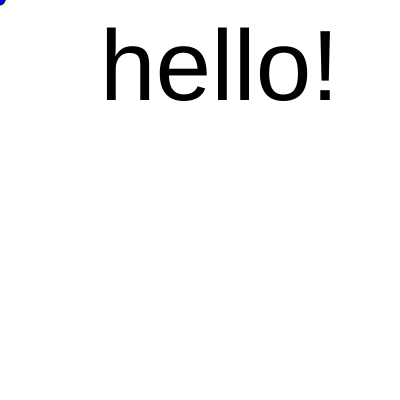
Frame 1 (no input)
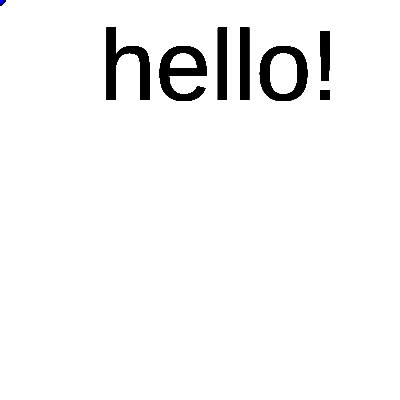
Frame 60 (no input)
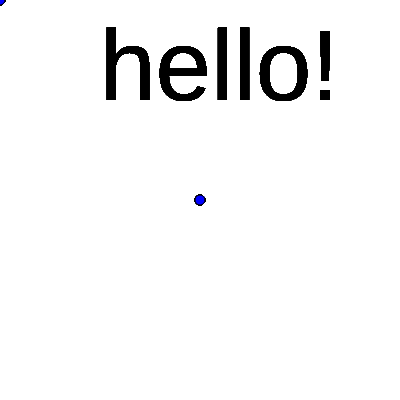
Frame 120 (the mouse pressed at the canvas centre since frame 60)

The p5.js sketch that drew these frames (run headless with seeded random() and noise() and a simulated clock; from frame 60 on, the mouse is pressed at the canvas centre):

// p5.js sketch
// ── sketch.js
function setup() {
  createCanvas(400, 400);
}

function draw() {
//  background(220);
  fill(0,0,255)
  ellipse(mouseX, mouseY, 10, 10);
  fill(0)
  textSize(100);
  text("hello!", 100, 100);
}
